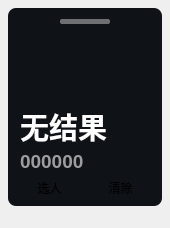
<?xml version="1.0" encoding="UTF-8"?>
<ui version="4.0">
 <class>Form</class>
 <widget class="QWidget" name="Form">
  <property name="geometry">
   <rect>
    <x>0</x>
    <y>0</y>
    <width>170</width>
    <height>228</height>
   </rect>
  </property>
  <property name="minimumSize">
   <size>
    <width>145</width>
    <height>0</height>
   </size>
  </property>
  <property name="windowTitle">
   <string>Form</string>
  </property>
  <layout class="QVBoxLayout" name="verticalLayout">
   <property name="leftMargin">
    <number>8</number>
   </property>
   <property name="topMargin">
    <number>8</number>
   </property>
   <property name="rightMargin">
    <number>8</number>
   </property>
   <property name="bottomMargin">
    <number>22</number>
   </property>
   <item>
    <widget class="QFrame" name="backgnd">
     <property name="styleSheet">
      <string notr="true">background-color: rgba(15, 18, 22, 255);
border-radius: 8px</string>
     </property>
     <property name="frameShape">
      <enum>QFrame::StyledPanel</enum>
     </property>
     <property name="frameShadow">
      <enum>QFrame::Raised</enum>
     </property>
     <layout class="QVBoxLayout" name="verticalLayout_3">
      <item>
       <layout class="QHBoxLayout" name="horizontalLayout_2">
        <item>
         <spacer name="horizontalSpacer_2">
          <property name="orientation">
           <enum>Qt::Horizontal</enum>
          </property>
          <property name="sizeType">
           <enum>QSizePolicy::Maximum</enum>
          </property>
          <property name="sizeHint" stdset="0">
           <size>
            <width>20</width>
            <height>10</height>
           </size>
          </property>
         </spacer>
        </item>
        <item>
         <widget class="QLabel" name="label">
          <property name="sizePolicy">
           <sizepolicy hsizetype="Preferred" vsizetype="Fixed">
            <horstretch>0</horstretch>
            <verstretch>0</verstretch>
           </sizepolicy>
          </property>
          <property name="maximumSize">
           <size>
            <width>50</width>
            <height>5</height>
           </size>
          </property>
          <property name="styleSheet">
           <string notr="true">background-color: rgba(255, 255, 255, 100);
border-radius: 2px</string>
          </property>
         </widget>
        </item>
        <item>
         <spacer name="horizontalSpacer">
          <property name="orientation">
           <enum>Qt::Horizontal</enum>
          </property>
          <property name="sizeType">
           <enum>QSizePolicy::Maximum</enum>
          </property>
          <property name="sizeHint" stdset="0">
           <size>
            <width>20</width>
            <height>10</height>
           </size>
          </property>
         </spacer>
        </item>
       </layout>
      </item>
      <item>
       <spacer name="verticalSpacer">
        <property name="orientation">
         <enum>Qt::Vertical</enum>
        </property>
        <property name="sizeType">
         <enum>QSizePolicy::Fixed</enum>
        </property>
        <property name="sizeHint" stdset="0">
         <size>
          <width>20</width>
          <height>1</height>
         </size>
        </property>
       </spacer>
      </item>
      <item>
       <layout class="QVBoxLayout" name="verticalLayout_2">
        <property name="leftMargin">
         <number>3</number>
        </property>
        <item>
         <widget class="QLabel" name="avatar">
          <property name="sizePolicy">
           <sizepolicy hsizetype="Preferred" vsizetype="Maximum">
            <horstretch>0</horstretch>
            <verstretch>0</verstretch>
           </sizepolicy>
          </property>
          <property name="minimumSize">
           <size>
            <width>0</width>
            <height>0</height>
           </size>
          </property>
          <property name="maximumSize">
           <size>
            <width>80</width>
            <height>80</height>
           </size>
          </property>
          <property name="styleSheet">
           <string notr="true">background-color: transparent;
border-radius: 40px;</string>
          </property>
         </widget>
        </item>
        <item>
         <layout class="QVBoxLayout" name="verticalLayout_4">
          <property name="spacing">
           <number>2</number>
          </property>
          <item>
           <widget class="QLabel" name="name">
            <property name="font">
             <font>
              <family>Microsoft YaHei UI</family>
              <pointsize>22</pointsize>
              <bold>true</bold>
             </font>
            </property>
            <property name="styleSheet">
             <string notr="true">border: none;
color: rgba(255, 255, 255, 255);
font-weight: bold</string>
            </property>
            <property name="text">
             <string>无结果</string>
            </property>
           </widget>
          </item>
          <item>
           <widget class="QLabel" name="id">
            <property name="font">
             <font>
              <family>Microsoft YaHei UI</family>
              <pointsize>14</pointsize>
              <bold>true</bold>
             </font>
            </property>
            <property name="styleSheet">
             <string notr="true">color: rgba(255, 255, 255, 150);
font-weight: bold;</string>
            </property>
            <property name="text">
             <string>000000</string>
            </property>
           </widget>
          </item>
         </layout>
        </item>
       </layout>
      </item>
      <item>
       <layout class="QHBoxLayout" name="horizontalLayout">
        <item>
         <widget class="PrimaryPushButton" name="btn">
          <property name="text">
           <string>选人</string>
          </property>
         </widget>
        </item>
        <item>
         <widget class="PushButton" name="btn_clear">
          <property name="text">
           <string>清除</string>
          </property>
         </widget>
        </item>
       </layout>
      </item>
     </layout>
    </widget>
   </item>
  </layout>
 </widget>
 <customwidgets>
  <customwidget>
   <class>PushButton</class>
   <extends>QPushButton</extends>
   <header>qfluentwidgets</header>
  </customwidget>
  <customwidget>
   <class>PrimaryPushButton</class>
   <extends>QPushButton</extends>
   <header>qfluentwidgets</header>
  </customwidget>
 </customwidgets>
 <resources/>
 <connections/>
</ui>
